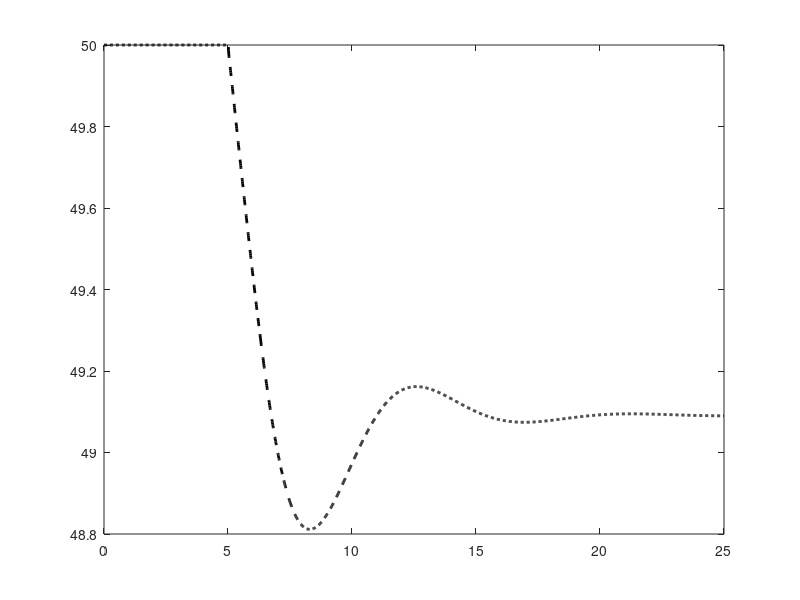

Reproduce this figure in MATLAB. (Note: this script raises an error after producing the figure.)
time=xlsread('datafreqq375.csv','A1:A2502');
freq=xlsread('datafreqq375.csv','B1:B2502');

plot(time,freq, '--k','LineWidth',2)

hold on

freq2=xlsread('40000 msec freq 8+1_2.xlsx','B135:B229');
time2=xlsread('40000 msec freq 8+1_2.xlsx','F135:F229');

plot(time2,freq2,'k','LineWidth',2)


xlabel('Time(s)')
ylabel('Frequency (Hz)')
ax = gca;
ax.XGrid = 'on';
set(gca,'FontSize',14);
% grid minor
ax.YGrid = 'on';
xlim([0 25])
ylim([48 50.5])

legend('Simulation Result','Experimental Result')

saveas(gcf,'375freq.png')